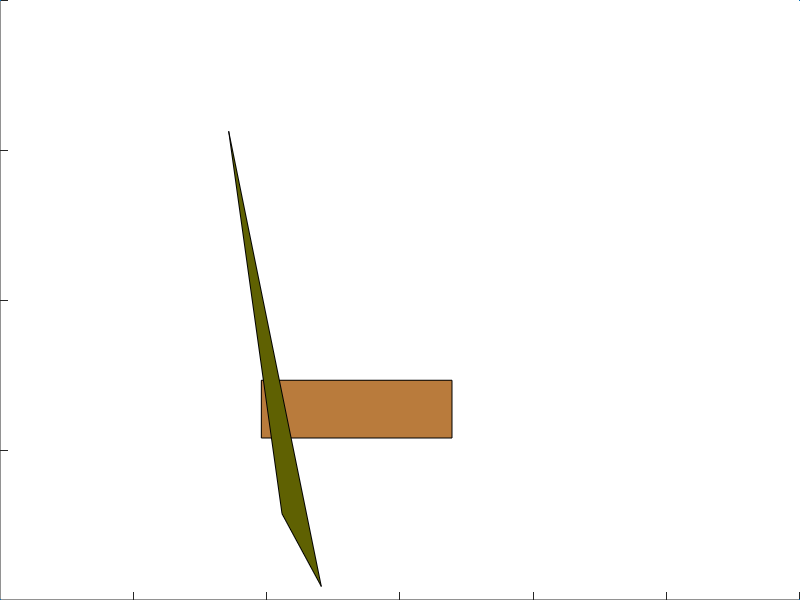

The MATLAB source for this figure: (Note: this script raises an error after producing the figure.)
%{
% Filename: generateSyntheticDataset.m
% Project: syntheticDataset
% Created Date: Tuesday February 12th 2019
% Author: Feng Panhe
% -----
% Last Modified:
% Modified By:
% -----
% Copyright (c) 2019 Feng Panhe
%}
function res = generateSyntheticDataset(image_num, dest_dir_path)
    %% generateSyntheticDataset - Description
    %
    % Syntax: res = generateSyntheticDataset(input)
    %
    % Long descriptions

    if ~exist('dest_dir_path', 'var') || isempty(dest_dir_path)
        dest_dir_path = fullfile('resources', 'SyntheticDataset');
    end

    if ~exist('image_num', 'var') || isempty(image_num)
        image_num = 1000;
    end

    gt_dir_path = fullfile(dest_dir_path, 'gtsave');
    im_dir_path = fullfile(dest_dir_path, 'images');

    min_shape_num = 5;
    max_shape_num = 10;

    image_size = [1200, 800];
    wseg_matix_indices = (1:(image_size(1) * image_size(2)))';
    [wseg_matix_pos_x, wseg_matix_pos_y] = ind2sub(image_size, wseg_matix_indices);

    set(0, 'DefaultFigureVisible', 'off');

    for i = 1:image_num
        %% 生成 imgae_num 个 image 和 对应的 gt.mat

        im_name = sprintf('sd%d', i);
        im_file = fullfile(im_dir_path, strcat(im_name, '.jpg'));
        gt_file = fullfile(gt_dir_path, strcat(im_name, '_gt.mat'));

        edges_position = {};
        junctions_position = [];
        wseg_matix = zeros(image_size);
        edges_spLR = [];

        % 设置画布大小。plot 标定画布的角点，可避免坐标系自动调整
        figure('Color', 'w', 'Position', [0, 0, image_size]);
        set(gca, 'position', [0 0 1 1]);
        set(gca, 'YDir', 'reverse');
        hold on;
        plot([0, 0, image_size(1), image_size(1)], [0, image_size(2), 0, image_size(2)], '.');

        shape_num = randi(max_shape_num) + min_shape_num;
        wseg_matix(:) = shape_num + 1;

        for j = 1:shape_num
            %% 画出 shape_num 个随机图形

            % 随机画出一个图形，得到返回的顶点坐标 x，y
            shape_x = [];
            shape_y = [];
            shape_type_id = randi(2);

            switch shape_type_id
                case 1
                    [shape_x, shape_y] = drawOneRandomTriangle([0, image_size(1)], [0, image_size(2)], rand(1, 3));
                case 2
                    [shape_x, shape_y] = drawOneRandomRectangle([0, image_size(1)], [0, image_size(2)], rand(1, 3));
            end

            % 将 shape 的点的连接顺寻改为顺时针

            if shape_x(2) == shape_x(1)

                if shape_x(3) > shape_x(1)
                    shape_x = flip(shape_x);
                    shape_y = flip(shape_y);
                end

            elseif shape_y(2) == shape_y(1)

                if shape_y(3) < shape_y(1)
                    shape_x = flip(shape_x);
                    shape_y = flip(shape_y);
                end

            else
                slope = (shape_y(2) - shape_y(1)) / (shape_x(2) - shape_x(1));
                aa = (shape_x(3) - shape_x(1)) / (shape_x(2) - shape_x(1)) - (shape_y(3) - shape_y(1)) / (shape_y(2) - shape_y(1));

                if (slope > 0 && aa > 0) || (slope < 0 && aa < 0)
                    shape_x = flip(shape_x);
                    shape_y = flip(shape_y);
                end

            end

            shape_face_index = shape_num - j + 1;

            edges_num = numel(edges_position);
            edges_position_remove_indexs = [];
            shape_junctions_x = [];
            shape_junctions_y = [];
            shape_junctions_ii = [];

            for edge_i = 1:edges_num
                % edges_position 中的每条边与 shape 进行判断
                edge_x = edges_position{edge_i}(:, 1);
                edge_y = edges_position{edge_i}(:, 2);

                [edge_points_in, ~] = inpolygon(edge_x, edge_y, shape_x, shape_y);

                if edge_points_in
                    % 此边被覆盖, 记录并跳过
                    % edge 的所有点都在 shape 内部或边缘，此边被覆盖，edges_position_remove_indexs 记录被覆盖的边的位置
                    edges_position_remove_indexs(end + 1) = edge_i;
                    continue;
                end

                [junctions_x, junctions_y, ii] = polyxpoly(shape_x, shape_y, edge_x, edge_y);

                if numel(junctions_x) > 0
                    % 新的图形与边 edge 有交点，edge将被分割并产生节点, shape 的边也被节点分割
                    new_edge_position = edgeSegmentedByShape(edge_x, edge_y, shape_x, shape_y, junctions_x, junctions_y, ii);

                    edges_position{edge_i} = new_edge_position{1};
                    edges_position = cat(2, edges_position, new_edge_position{2:end});
                    new_edges_spLR = zeros(numel(new_edge_position) - 1, 2);
                    new_edges_spLR(:, 1) = edges_spLR(edge_i, 1);
                    new_edges_spLR(:, 2) = edges_spLR(edge_i, 2);
                    edges_spLR = cat(1, edges_spLR, new_edges_spLR);

                    shape_junctions_x = [shape_junctions_x; junctions_x];
                    shape_junctions_y = [shape_junctions_y; junctions_y];
                    shape_junctions_ii = [shape_junctions_ii; ii(:, 1)];
                end

            end

            edges_position(edges_position_remove_indexs) = [];
            edges_spLR(edges_position_remove_indexs, :) = [];

            % shape 的边加入
            if numel(shape_junctions_x) > 0
                new_edge_position = shapeEdgeSegmentedByPoints(shape_x, shape_y, shape_junctions_x, shape_junctions_y, shape_junctions_ii);
            else
                new_edge_position = {[shape_x, shape_y]};
            end

            edges_position = cat(2, edges_position, new_edge_position);

            % edges_spLR
            new_edges_spLR = zeros(numel(new_edge_position), 2);
            new_edges_spLR(:, 2) = shape_face_index;

            for new_edge_i = 1:numel(new_edge_position)
                new_edge_pos = new_edge_position{new_edge_i};
                point_xy = round(new_edge_pos(round(end / 2), :));
                new_edges_spLR(new_edge_i, 1) = wseg_matix(point_xy(1), point_xy(2));
            end

            edges_spLR = cat(1, edges_spLR, new_edges_spLR);
            % wseg_matix
            [wseg_matix_pos_in, ~] = inpolygon(wseg_matix_pos_x, wseg_matix_pos_y, shape_x, shape_y);
            wseg_matix(wseg_matix_pos_in) = shape_face_index;

            % 删除被覆盖的 junction
            if numel(junctions_position) ~= 0
                [junction_in, ~] = inpolygon(junctions_position(:, 1), junctions_position(:, 2), shape_x, shape_y);
                junctions_position(junction_in, :) = [];
            end

            % 加入新的 junction
            junctions_position = cat(1, junctions_position, [shape_junctions_x, shape_junctions_y]);
        end % 画出图形的处理 end

        %% bndinfo.edges.junctions 的值，边的两个端点在 junctions_position 中的 位置
        bndinfo_edges_junctions = zeros(numel(edges_position), 2);

        for edge_i = 1:numel(edges_position)
            edge_start_xy = edges_position{edge_i}(1, [1, 2]);
            edge_end_xy = edges_position{edge_i}(end, [1, 2]);
            [~, Locb] = ismember([edge_start_xy; edge_end_xy], junctions_position, 'rows');

            if Locb
                bndinfo_edges_junctions(edge_i, [1, 2]) = Locb;
            else
                junctions_position(end + 1, :) = edge_start_xy;
                bndinfo_edges_junctions(edge_i, [1, 2]) = size(junctions_position, 1);
            end

        end

        %% bndinfo.edges.boundaryType 的值
        edges_boundary_type = zeros(numel(edges_position) * 2, 1);
        edges_boundary_type(1:end / 2) = 1;

        %% edges.adjacency 的值，见 lib/iccv2011/src/processBoundaryInfo.m 的112行
        % get 1) junctions adjacent to each edglet
        %     2) junction adjacency in form of [directedEdglet nextJunction]
        ne = numel(edges_position);
        nj = size(junctions_position, 1);
        jadj = cell(nj, 1);

        for k = 1:ne
            jadj{bndinfo_edges_junctions(k, 1)}(end + 1, 1) = k; % forward  ejunctions
            jadj{bndinfo_edges_junctions(k, 2)}(end + 1, 1) = k; % reverse
        end

        % get directed edglet adjacency
        eadj = cell(ne * 2, 1);

        for k = 1:ne
            % forward edge: assign adjecent edges (+ne if adj edge is reverse)
            j = bndinfo_edges_junctions(k, 2);
            eadj{k} = jadj{j}(:); % remove current edge   jadj
            eadj{k}(eadj{k} == k) = [];
            %eadj{k} = setdiff(jadj{j}(:, 1), k);
            reverseind = (bndinfo_edges_junctions(eadj{k}, 2) == j); % reverse if meet at 2nd junction
            eadj{k}(reverseind) = ne + eadj{k}(reverseind);
            % backward edge: assign adjecent edges (+ne if adj edge is reverse)
            j = bndinfo_edges_junctions(k, 1);
            eadj{k + ne} = jadj{j}(:); % remove current edge
            eadj{k + ne}(eadj{k + ne} == k) = [];
            %eadj{k+ne} = setdiff(jadj{j}(:, 1), k);
            reverseind = (bndinfo_edges_junctions(eadj{k + ne}, 2) == j); % reverse if meet at 2nd junction first
            eadj{k + ne}(reverseind) = ne + eadj{k + ne}(reverseind);
        end

        %% bndinfo.edges.thetaDirected 和 bndinfo.edges.thetaUndirected ，见 lib/iccv2011/src/processBoundaryInfo.m 的145行
        etheta2 = zeros(ne, 1); % directed orientation
        etheta = zeros(ne, 1); % undirected orientation

        for k = 1:ne

            jx = junctions_position(bndinfo_edges_junctions(k, :), 1);
            jy = junctions_position(bndinfo_edges_junctions(k, :), 2);
            etheta2(k) = atan2(-(jy(2) - jy(1)), jx(2) - jx(1));
            etheta(k) = mod(etheta2(k) + pi / 2, pi) - pi / 2;
            if etheta(k) == -pi / 2, etheta(k) = pi / 2; end

        end

        bndinfo.edges.indices = posCell2indCell(image_size, edges_position);
        bndinfo.edges.junctions = uint32(bndinfo_edges_junctions);
        bndinfo.edges.adjacency = eadj;
        bndinfo.edges.spLR = uint16(edges_spLR);
        bndinfo.edges.thetaDirected = etheta2;
        bndinfo.edges.thetaUndirected = etheta;
        bndinfo.edges.boundaryType = edges_boundary_type;
        bndinfo.imname = strcat(im_name, '.png');
        bndinfo.imsize = image_size([2, 1]);
        bndinfo.junctions.position = round([junctions_position(:, 1), junctions_position(:, 2)]);
        bndinfo.ne = numel(edges_position);
        bndinfo.nj = size(junctions_position, 1);
        bndinfo.nseg = max(max(wseg_matix));
        bndinfo.wseg = uint16(transpose(wseg_matix));
        save(gt_file, 'bndinfo');

        % for ii = 1:numel(edges_position)
        %     hold on;
        %     plot(edges_position{ii}(:, 1), edges_position{ii}(:, 2), 'b', 'LineWidth', 2);
        % end

        % hold on;
        % mapshow(junctions_position(:, 1), junctions_position(:, 2), 'DisplayType', 'point', 'Marker', 'o');

        axis off;
        % print('-dpng', '-r0', [im_file(1:end - 4) '.png']);
        print('-djpeg', '-r0', [im_file(1:end - 4) '.jpg']);
        % close all;
    end

    set(0, 'DefaultFigureVisible', 'on');

end

function ind_cell = posCell2indCell(xy_szie, pos_cell)
    %posCell2indCell - Description
    %
    % Syntax: ind_cell = posCell2indCell(xy_szie, pos_cell)
    %
    % pos_cell 中点的坐标系: y 轴向下为正向, x 轴向右为正向
    % 在两点之间插入点，使边更连续
    % 将 sub 坐标转为 ind 坐标

    yx_size = xy_szie([2, 1]);
    ind_cell = cell(size(pos_cell));

    for i = 1:numel(pos_cell)
        pos_x = round(pos_cell{i}(:, 1));
        pos_y = round(pos_cell{i}(:, 2));

        pos_x2 = [];
        pos_y2 = [];

        for j = 1:numel(pos_x) - 1
            endpoint_x = [pos_x(j), pos_x(j + 1)];
            endpoint_y = [pos_y(j), pos_y(j + 1)];
            x_diff = abs(endpoint_x(2) - endpoint_x(1));
            y_diff = abs(endpoint_y(2) - endpoint_y(1));

            if x_diff < 2 && y_diff < 2
                % 线段中间没有可插入的点，跳过
                pos_x2(end + 1, 1) = endpoint_x(1);
                pos_y2(end + 1, 1) = endpoint_y(1);
                continue;
            end

            if x_diff >= y_diff

                if endpoint_x(1) < endpoint_x(2)
                    line_x = endpoint_x(1):endpoint_x(2) - 1;
                else
                    line_x = flip(endpoint_x(2):endpoint_x(1) - 1);
                end

                line_y = (line_x - endpoint_x(1)) * (endpoint_y(2) - endpoint_y(1)) / (endpoint_x(2) - endpoint_x(1)) + endpoint_y(1);
            else

                if endpoint_y(1) < endpoint_y(2)
                    line_y = endpoint_y(1):endpoint_y(2) - 1;
                else
                    line_y = flip(endpoint_y(2):endpoint_y(1) - 1);
                end

                line_x = (line_y - endpoint_y(1)) * (endpoint_x(2) - endpoint_x(1)) / (endpoint_y(2) - endpoint_y(1)) + endpoint_x(1);
            end

            pos_x2 = cat(1, pos_x2, line_x');
            pos_y2 = cat(1, pos_y2, line_y');
        end

        pos_x2(end + 1, 1) = pos_x(end);
        pos_y2(end + 1, 1) = pos_y(end);

        ind_cell{i} = sub2ind(yx_size, round(pos_y2), round(pos_x2));
    end

end

function [output_points_x, output_points_y] = sortPoints(points_x, points_y, vx, vy)
    %sortPoints - 对坐标点组 points_x, points_y 进行排序。计算到点 [vx, vy] 的距离，从小到大进行排序。
    %
    % Syntax: [output_points_x, output_points_y] = sortPoints(points_x, points_y, vx, vy)
    %
    % Long description
    if numel(points_x) <= 1
        output_points_x = points_x;
        output_points_y = points_y;
    else
        dists = (points_x - vx).^2 + (points_y - vy).^2;
        tmp = [points_x, points_y, dists];
        tmp = sortrows(tmp, 3);
        output_points_x = tmp(:, 1);
        output_points_y = tmp(:, 2);
    end

end

function new_edge_position = edgeSegmentedByShape(edge_x, edge_y, shape_x, shape_y, junctions_x, junctions_y, ii)
    %edgeSegmentedByShape - Description
    %
    % Syntax: new_edge_position = edgeSegmentedByShape(edge_x, edge_y, shape_x, shape_y)
    %
    % Long description

    new_edge_position = {};

    if ~exist('junctions_x', 'var') || isempty(junctions_x)
        [junctions_x, junctions_y, ii] = polyxpoly(shape_x, shape_y, edge_x, edge_y);
    end

    % 对 edge 的分割
    edge_x2 = zeros(numel(edge_x) + numel(junctions_x), 1);
    edge_y2 = zeros(numel(edge_y) + numel(junctions_y), 1);
    edge_i2 = 1;
    edge2_points_on = zeros(numel(edge_x2), 1, 'logical');
    edge2_points_on = ~edge2_points_on;

    for edge_pos_i = 1:numel(edge_x) - 1

        line_junctions_xy_indexs = find(ii(:, 2) == edge_pos_i); % 找出在 edge 上　edge_pos_i 与　edge_pos_i+１　两点之间的交点

        line_junctions_x = junctions_x(line_junctions_xy_indexs);
        line_junctions_y = junctions_y(line_junctions_xy_indexs);
        [line_junctions_x, line_junctions_y] = sortPoints(line_junctions_x, line_junctions_y, edge_x(edge_pos_i), edge_y(edge_pos_i));

        points_num = 1 + numel(line_junctions_x);
        edge_x2(edge_i2:edge_i2 + points_num - 1) = [edge_x(edge_pos_i); line_junctions_x];
        edge_y2(edge_i2:edge_i2 + points_num - 1) = [edge_y(edge_pos_i); line_junctions_y];
        edge2_points_on(edge_i2) = 0;
        edge_i2 = edge_i2 + points_num;
    end

    edge_x2(end) = edge_x(end);
    edge_y2(end) = edge_y(end);
    edge2_points_on(end) = 0;

    [egde2_points_in, ~] = inpolygon(edge_x2, edge_y2, shape_x, shape_y);
    egde2_points_in = egde2_points_in | edge2_points_on;
    start_index = 1;

    for epoi_i = 1:numel(egde2_points_in)

        if sum(egde2_points_in(start_index:epoi_i)) > 0

            if start_index < epoi_i
                start_index = start_index - 1;

                if start_index < 1
                    start_index = 1;
                end

                new_edge_x = edge_x2(start_index:epoi_i);
                new_edge_y = edge_y2(start_index:epoi_i);
                new_edge_position{end + 1} = [new_edge_x, new_edge_y];
            end

            start_index = epoi_i + 1;
        end

    end

    if egde2_points_in(end) == 0
        start_index = start_index - 1;

        if start_index < 1
            start_index = 1;
        end

        new_edge_x = edge_x2(start_index:epoi_i);
        new_edge_y = edge_y2(start_index:epoi_i);
        new_edge_position{end + 1} = [new_edge_x, new_edge_y];
    end

    if new_edge_position{1}(1, :) == new_edge_position{end}(end, :)
        new_edge_position{1} = [new_edge_position{end}; new_edge_position{1}(2:end, :)];
        new_edge_position(end) = [];
    end

end

function new_edge_position = shapeEdgeSegmentedByPoints(shape_x, shape_y, junctions_x, junctions_y, ii)
    %edgeSegmentedByPoints - Description
    %
    % Syntax: new_edge_position = edgeSegmentedByPoints(edge_x, edge_y, shape_x, shape_y)
    %
    % Long description
    %  对 shape 的边的分割
    new_edge_position = {};
    shape_x2 = zeros(numel(shape_x) + numel(junctions_x), 1);
    shape_y2 = zeros(numel(shape_y) + numel(junctions_y), 1);
    shape2_points_on = zeros(numel(shape_x2), 1, 'logical');
    shape2_points_on = ~shape2_points_on;
    shape_i2 = 1;

    for shape_i = 1:numel(shape_x) - 1
        line_junctions_xy_indexs = find(ii == shape_i); % 找出在 shape 上　shape_i 与　shape_i+１　两点之间的交点

        line_junctions_x = junctions_x(line_junctions_xy_indexs);
        line_junctions_y = junctions_y(line_junctions_xy_indexs);
        [line_junctions_x, line_junctions_y] = sortPoints(line_junctions_x, line_junctions_y, shape_x(shape_i), shape_y(shape_i));

        points_num = 1 + numel(line_junctions_x);
        shape_x2(shape_i2:shape_i2 + points_num - 1) = [shape_x(shape_i); line_junctions_x];
        shape_y2(shape_i2:shape_i2 + points_num - 1) = [shape_y(shape_i); line_junctions_y];
        shape2_points_on(shape_i2) = 0;
        shape_i2 = shape_i2 + points_num;
    end

    shape_x2(end) = shape_x(end);
    shape_y2(end) = shape_y(end);
    shape2_points_on(end) = 0;
    on_indexs = find(shape2_points_on == 1);

    for i = 1:numel(on_indexs) - 1
        indexs = on_indexs(i):on_indexs(i + 1);
        new_edge_position{end + 1} = [shape_x2(indexs), shape_y2(indexs)];
    end

    new_edge_x = [shape_x2(on_indexs(end):end); shape_x2(2:on_indexs(1))];
    new_edge_y = [shape_y2(on_indexs(end):end); shape_y2(2:on_indexs(1))];
    new_edge_position{end + 1} = [new_edge_x, new_edge_y];
end

function [shape_x, shape_y] = drawOneRandomTriangle(x_range, y_range, shape_color)
    %drawOneRandomTriangle - Description
    %
    % Syntax:  drawOneRandomTriangle(x_range, y_range, shape_color)
    %
    % Long description
    shape_x = zeros(4, 1);
    shape_y = zeros(4, 1);
    shape_x(1:3) = randi(x_range(2) - x_range(1), 3, 1) + x_range(1);
    shape_y(1:3) = randi(y_range(2) - y_range(1), 3, 1) + y_range(1);
    shape_x(end) = shape_x(1);
    shape_y(end) = shape_y(1);
    % patch(shape_x, shape_y, shape_color, 'FaceColor', 'none');
    hold on;
    patch(shape_x, shape_y, shape_color);
end

function [shape_x, shape_y] = drawOneRandomRectangle(x_range, y_range, shape_color)
    %drawOneRandomRectangle - 画出一个凸四边形，边长最大为对应坐标的范围差值
    %
    % Syntax:  drawOneRandomRectangle(x_range, y_range, shape_color)
    %
    % Long description
    shape_x = zeros(5, 1);
    shape_y = zeros(5, 1);

    x_edge_length = round(randi(x_range(2) - x_range(1)) / 2);
    y_edge_length = round(randi(y_range(2) - y_range(1)) / 2);

    shape_x(1) = randi(x_range(2) - x_range(1) - x_edge_length) + x_range(1);
    shape_y(1) = randi(y_range(2) - y_range(1) - y_edge_length) + y_range(1);

    shape_x(2) = shape_x(1);
    shape_y(2) = shape_y(1) + y_edge_length;

    shape_x(3) = shape_x(1) + x_edge_length;
    shape_y(3) = shape_y(1) + y_edge_length;

    shape_x(4) = shape_x(1) + x_edge_length;
    shape_y(4) = shape_y(1);

    shape_x(end) = shape_x(1);
    shape_y(end) = shape_y(1);

    % patch(shape_x, shape_y, shape_color, 'FaceColor', 'none');
    hold on;
    patch(shape_x, shape_y, shape_color);
end
